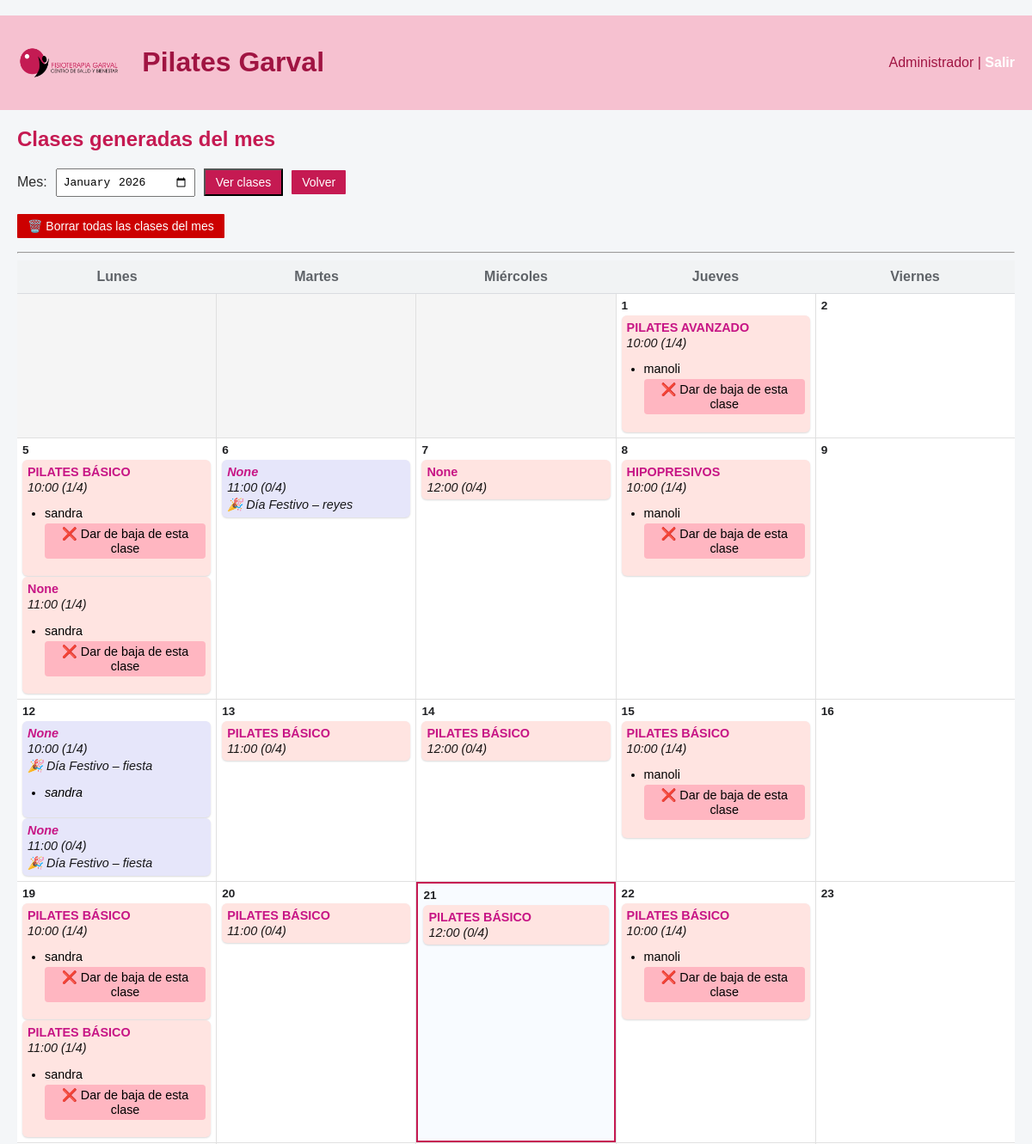
Before: /admin/clases_mes (signed in, upper part) with the older database file.
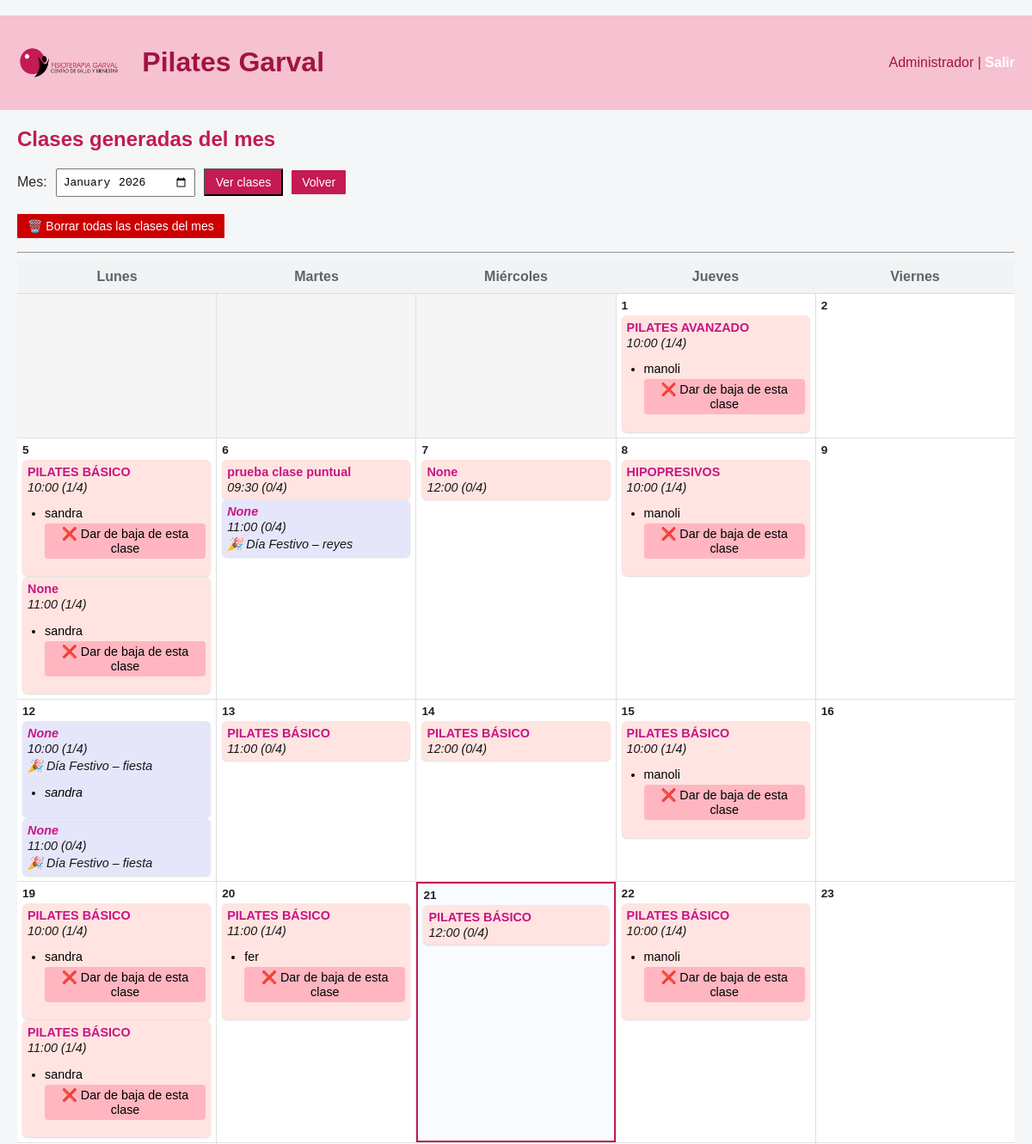
After: the same page with the newer database file.
### tables this page shows
CREATE TABLE "clases" (
	"id"	INTEGER,
	"fecha"	TEXT,
	"hora"	TEXT,
	"capacidad"	INTEGER,
	"clase_base_id"	INTEGER,
	"dia_semana"	INTEGER, es_festivo INTEGER DEFAULT 0, motivo_festivo TEXT, descripcion TEXT,
	PRIMARY KEY("id" AUTOINCREMENT)
);

CREATE TABLE "usuarios" (
	"id"	INTEGER,
	"nombre"	TEXT,
	"email"	TEXT,
	"rol"	TEXT,
	"clases_semana"	INTEGER,
	"password"	TEXT,
	PRIMARY KEY("id" AUTOINCREMENT)
);

### app.py (the view)
@app.route("/admin/clases_mes")
@login_required
@role_required("admin")
def admin_clases_mes():
    if "rol" not in session or session["rol"] != "admin":
        abort(403)
    mes = request.args.get("mes")
    if mes:
        year, month = map(int, mes.split("-"))
    else:
        year, month = obtener_mes_activo()
    calendario, offset = obtener_calendario_mes(year, month)
    return render_template(
        "clases_mes.html",
        calendario=calendario,
        offset=offset,
        year=year,
        month=month
    )

### app.py (called while the page is built)
def obtener_mes_activo():
    conn = conectar()
    c = conn.cursor()
    fila = c.execute("""
        SELECT year, month
        FROM configuracion
        WHERE id = 1
    """).fetchone()
    conn.close()
    return fila[0], fila[1]

### auth.py (called while the page is built)
def login_required(f):
    @wraps(f)
    def wrapper(*args, **kwargs):
        if not session.get("user_id"):
            return redirect(url_for("login", next=request.path))
        return f(*args, **kwargs)
    return wrapper

def role_required(*roles):
    def deco(f):
        @wraps(f)
        def wrapper(*args, **kwargs):
            if not session.get("user_id"):
                return redirect(url_for("login", next=request.path))
            if session.get("rol") not in roles:
                abort(403)
            return f(*args, **kwargs)
        return wrapper
    return deco

### db.py (called while the page is built)
def conectar():
    conn = sqlite3.connect(DB_PATH)
    conn.row_factory = sqlite3.Row
    conn.create_collation("ES", _collate_es)
    return conn

### templates/clases_mes.html (shortened to what this page needs)
﻿{% extends "base.html" %}
{% block content %}
<h2>Clases generadas del mes</h2>
<form method="get" class="selector-mes">
    <label>Mes:</label>
    <input type="month"
           name="mes"
           value="{{ '%04d-%02d'|format(year, month) }}"
           required>
    <button type="submit">Ver clases</button>
    <a href="/pilates/admin" class="boton boton-secundario">Volver</a>
</form>
<form method="post"
      action="/pilates/admin/clases_mes/borrar"
      onsubmit="return confirm('⚠️ Esto eliminará TODAS las clases del mes. ¿Seguro?');">
    <button class="danger">
        🗑️ Borrar todas las clases del mes
    </button>
</form>
<hr>
    {% if calendario %}
<div class="calendar-header">
    <div>Lunes</div>
    <div>Martes</div>
    <div>Miércoles</div>
    <div>Jueves</div>
    <div>Viernes</div>
</div>
<div class="calendar">
    {% for i in range(offset) %}
    <div class="day empty"></div>
    {% endfor %}
    {% for dia in calendario %}
    {% if dia.weekday < 5 %}
    <div class="day
         {% if dia.es_hoy %}hoy{% endif %}
         {% if dia.clases|length>
        0 %}con-clases{% else %}sin-clases{% endif %}">
        <div class="day-header">
            <span class="day-number">{{ dia.dia_num }}</span>
        </div>
        <div class="events">
            {% for clase in dia.clases.values() %}
            <div class="event {% if clase.es_festivo %}festivo{% endif %}">
                <div class="event-title">
                    {{ clase.descripcion }}
                </div>
                <div class="event-time">
                    {{ clase.hora }}
                    ({{ clase.usuarios|length }}/{{ clase.capacidad }})
                </div>
                {% if clase.es_festivo %}
                <div class="event-note">
                    🎉 Día Festivo
                    {% if clase.motivo_festivo %}
                    – {{ clase.motivo_festivo }}
                    {% endif %}
                </div>
                {% endif %}
                {% if clase.usuarios %}
                <ul class="usuarios">
                    {% for u in clase.usuarios %}
                    <li>{{ u.nombre }}</li>
                    {% if not clase.es_festivo %}
                    <form method="post"
                          action="/pilates/admin/clases_mes/quitar"
                          class="quitar-usuario-form">
                        <button type="submit"
                                class="btn-quitar"
                                title="Quitar a {{ u.nombre }} de esta clase"
                                onclick="return confirm('¿Quitar a {{ u.nombre }} de esta clase?')">
                            ❌ Dar de baja de esta clase
                        </button>
                    </form>
                    {% else %}
                    <span class="no-quitar" title="No se puede modificar un festivo"></span>
                    {% endif %}
                    {% endfor %}
                </ul>
                {% endif %}
            </div>
            {% endfor %}
        </div>
    </div>
    {% endif %}
    {% endfor %}
</div>
{% else %}
<p>No hay clases este mes.</p>
{% endif %}
{% endblock %}

Changed rows visible on the page:
added clases: descripcion "prueba clase puntual", hora "09:30", usuarios|length "0", capacidad "4", shown under "6"
now on one of the page's lists (row unchanged): clases: nombre "fer"
computed for clases: usuarios|length "0" → "1"
